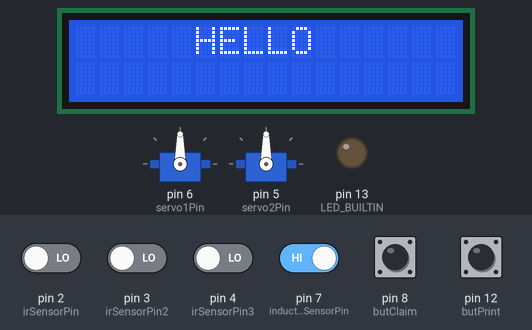
Bench run of a sketch on a simulated Arduino Uno, built with avr-gcc and run on an emulated ATmega328P. Parts: 2 × servo, 16×2 character LCD, output pins drawn as LEDs (lit = HIGH). The inputs (shaded band) are chosen by the test bench; at power-on: pin 7 (inductiveSensorPin) HIGH, pin 2 (irSensorPin), pin 3 (irSensorPin2), pin 4 (irSensorPin3), pin 8 (butClaim), pin 12 (butPrint) LOW. What the sketch prints to the serial monitor is not drawn.

Above: at 0.1 s.
At 13.9 s:
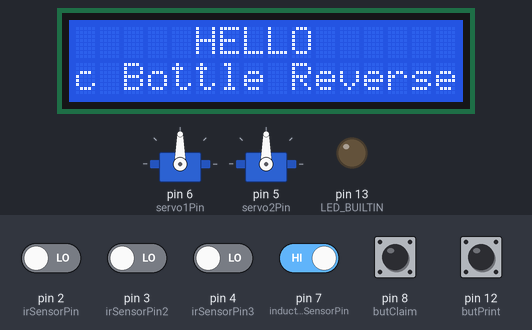
At 27.5 s:
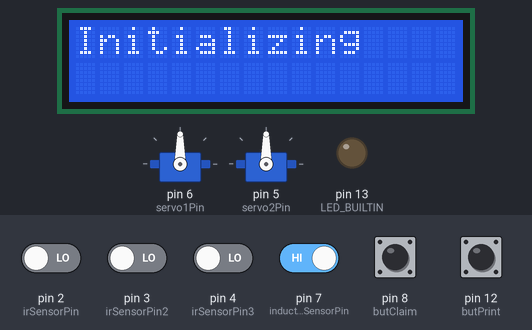
At 30.7 s:
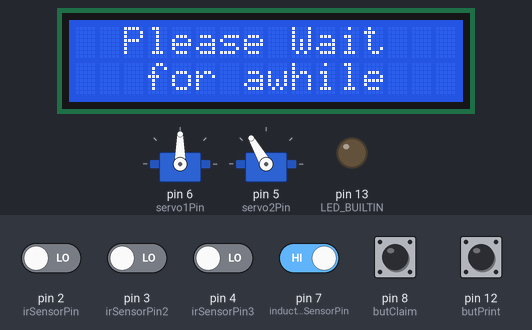
At 36.1 s:
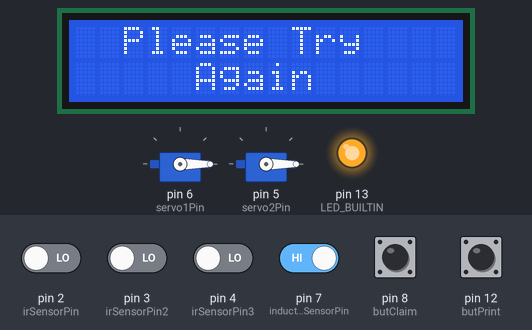
At 37.2 s:
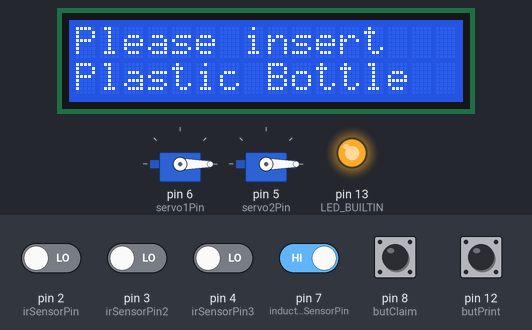
Timing chart, 0 to 38.7 s (numbered marks = the images above):
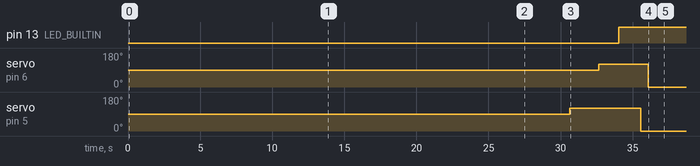

Measured:
- by itself, pin 13 (LED_BUILTIN): LOW → HIGH at 34.0 s
- by itself, servo on pin 6 (servo1Pin): 90° → 120° at 32.6 s, → 0° 3.4 s later
- by itself, servo on pin 5 (servo2Pin): 90° → 120° at 30.6 s, → 0° 4.9 s later
- what the display in image 1 shows lasts 0.4 s, from 13.8 s to 14.2 s
- what the display in image 2 shows lasts 1.0 s, from 27.4 s to 28.4 s
- what the display in image 3 shows lasts 5.7 s, from 28.4 s to 34.1 s

The sketch:

setup1_PBRVM.ino
```cpp
#include <SoftwareSerial.h> //library that can be used in thermal printer
#include <LiquidCrystal_I2C.h> // Library for I2C LCD
#include <Wire.h>  //Library that needed to read the wire connected on LCD
#include <Servo.h>  //Libary to run the servo motors

//this variable will be use to call the first servo
Servo servo1;
//this variable will be use to call the second servo
Servo servo2;

// Define the pins for the IR sensor for object detection
int irSensorPin = 2;
// Define the pins for the IR sensor for second value
int irSensorPin2 = 3;
// Define the pins for the IR sensor for third value
int irSensorPin3 = 4;

// Define a variable to count the number of detections
int detectionCount = 0;
// Set the value of every plastic inserted
float plasticValue = 0.0;

// Define the pins for capacitive proximity sensor
int inductiveSensorPin = 7;
//for opening the container
int servo1Pin = 6;
//for opening the return path
int servo2Pin = 5;

int butClaim = 8;

const int buzzerPin = 9;

SoftwareSerial mySerial(10, 11); // RX, TX of thermal printer

int butPrint = 12;

#define I2C_ADDR 0x27
// Set the number of columns and rows on the LCD
#define LCD_COLS 16
#define LCD_ROWS 2


// Initialize the LCD object with the I2C address and the number of columns and rows
LiquidCrystal_I2C lcd(I2C_ADDR, LCD_COLS, LCD_ROWS);

int totalColumns = 16;
int totalRows = 2;

String staticMessage = "     HELLO";
String scrollingMessage = "Welcome to Plastic Bottle Reverse Vending Machine";

void scrollMessage(int row, String message, int delayTime, int totalColumns) {
  for (int i=0; i < totalColumns; i++) {
    message = " " + message;
  }
  message = message + " ";
  for (int position = 0; position < message.length(); position++) {
    lcd.setCursor(0, row);
    lcd.print(message.substring(position, position + totalColumns));
    delay(400);
  }
}


void setup() {
  // Initialize the serial communication
  Serial.begin(9600);
  // Set the IR sensor pin as input
  pinMode(irSensorPin, INPUT);
  // Set the IR sensor pin as input
  pinMode(irSensorPin2, INPUT);
  // Set the IR sensor pin as input
  pinMode(irSensorPin3, INPUT);
  // Set the LED pin as output
  pinMode(LED_BUILTIN, OUTPUT);
  // Set the Capcitive pin as input component
  pinMode(inductiveSensorPin, INPUT_PULLUP);

  servo1.attach(servo1Pin); // Attach servo1 to pin

  servo2.attach(servo2Pin); // Attach servo2 to pin

  pinMode(butClaim, INPUT);

  pinMode(butPrint, INPUT);

  // Initialize the I2C interface
  Wire.begin();
  // Set up the LCD display
  lcd.init();
  // Turn on the backlight
  lcd.backlight();
  // Print a welcome message to the LCD
  lcd.setCursor(0, 0);
  lcd.print(staticMessage);
  scrollMessage(1, scrollingMessage, 250, totalColumns);
}


void loop() {

  // Read the IR and inductive sensor sensor value
  int irSensorValue = digitalRead(irSensorPin);
  int irSensorValue2 = digitalRead(irSensorPin2);
  int irSensorValue3 = digitalRead(irSensorPin3);
  int inductiveValue = digitalRead(inductiveSensorPin);

  int butClaimVal = digitalRead(butClaim);
  int butPrintVal = digitalRead(butPrint);

  // If the IR sensor detects an object
  if (irSensorValue == LOW) {

        lcd.clear();
        lcd.setCursor(0, 0);
        lcd.print("Initializing");
        delay(1000);

        lcd.clear();
        lcd.setCursor(2, 0);
        lcd.print("Please Wait");
        lcd.setCursor(3, 1);
        lcd.print("for awhile");
        delay(1500);

        if (inductiveValue == LOW) {
        // Increment the detection count
        detectionCount++;

            if (irSensorValue == LOW && irSensorValue2 == HIGH && irSensorValue3 == HIGH) {
              plasticValue+=0.12;
            }
            else if (irSensorValue == LOW && irSensorValue2 == LOW && irSensorValue3 == HIGH) {
              plasticValue+=0.20;
            }
            else if (irSensorValue == LOW && irSensorValue2 == LOW && irSensorValue3 == LOW) {
              plasticValue+=0.35;
            }
            else{
            }

        // move the servo to open the container
        delay(1000);

        lcd.clear();
        lcd.setCursor(0, 0);
        lcd.print("Accepted");

        digitalWrite(buzzerPin, HIGH);
        delay(300); // Sound the buzzer for 300 m.second
        digitalWrite(buzzerPin, LOW); // Turn off the buzzer
        digitalWrite(buzzerPin, HIGH);
        delay(300); // Sound the buzzer for 300 m.second
        digitalWrite(buzzerPin, LOW); // Turn off the buzzer

        servo1.write(120);
        delay(1500);

        digitalWrite(LED_BUILTIN, HIGH);

        // Print a message to the serial monitor
        Serial.print("Object Detected! Detection Count: ");
        Serial.println(detectionCount);
        Serial.print("Total Value: ");
        Serial.println(plasticValue);


        // display the records of plastic inserted and the value
        lcd.clear();
        lcd.setCursor(0, 0);
        lcd.print("Inserted: ");
        lcd.setCursor(12, 0);
        lcd.print(detectionCount);

        lcd.setCursor(0, 1);
        lcd.print("Total Point: ");
        lcd.setCursor(12, 1);
        lcd.print(plasticValue);
        delay(500);

        if (irSensorValue == HIGH){
           servo1.write(0);
           delay(1000);
        }
        else {

        }

        }


        else if (inductiveValue == HIGH) {
        // move the servo motors
        delay(700);
        servo2.write(120);
        delay(2000);
        servo1.write(120);

        digitalWrite(buzzerPin, HIGH);
        delay(700); // Sound the buzzer for 300 m.second
        digitalWrite(buzzerPin, LOW); // Turn off the buzzer
        digitalWrite(buzzerPin, HIGH);
        delay(700); // Sound the buzzer for 300 m.second
        digitalWrite(buzzerPin, LOW); // Turn off the buzzer

        digitalWrite(LED_BUILTIN, HIGH);
        // Print a message to the serial monitor
        Serial.print("Object not recognized as Plastic!");

        // display an invalid message on lCD
        lcd.clear();
        lcd.setCursor(5, 0);
        lcd.print("Error!");
        lcd.setCursor(5, 1);
        lcd.print("Invalid");
        delay(1500);

        servo2.write(0);
        delay(500);
        servo1.write(0);

        lcd.clear();
        lcd.setCursor(2, 0);
        lcd.print("Please Try");
        lcd.setCursor(5, 1);
        lcd.print("Again");

        delay(1000);
        lcd.clear();
        lcd.setCursor(0, 0);
        lcd.print("Please insert");
        lcd.setCursor(0, 1);
        lcd.print("Plastic Bottle");
        delay(500);
        }
        else {

        }

        if ( butClaimVal == HIGH) {
              delay(500);
              lcd.clear();
              lcd.setCursor(0, 0);
              lcd.print("Are you sure you");
              lcd.setCursor(0, 1);
              lcd.print("want to Donate?");
              delay(4000);

                // if the user click yes or danote the inserted plastic bottle
                if (butClaimVal == HIGH) {
                lcd.clear();
                lcd.setCursor(0, 0);
                lcd.print("Thank You");
                lcd.setCursor(0, 1);
                lcd.print("Very MUCH!!");
                delay(2000);
                plasticValue = 0;
                detectionCount = 0;

                return;
                }

                // if the user click no or does not want to donate the inserted plastic bottle
                else if (butPrintVal == HIGH) {
                lcd.clear();
                lcd.setCursor(0, 0);
                lcd.print("Inserted: ");
                lcd.setCursor(12, 0);
                lcd.print(detectionCount);

                lcd.setCursor(0, 1);
                lcd.print("Total Point: ");
                lcd.setCursor(12, 1);
                lcd.print(plasticValue);
                delay(2000);
                }

                else {

                }

            }

        //if the user want to print out his/her reward
        else if (butPrintVal == HIGH){
                delay(500);
                lcd.clear();
                lcd.setCursor(0, 0);
                lcd.print("Are you sure you");
                lcd.setCursor(0, 1);
                lcd.print("want to print?");
                delay(4000);

                // if the user click yes or wants to print his/her points
                if (butClaimVal == HIGH) {
                mySerial.println();
                mySerial.println("\x1B\x14");
                mySerial.println("  PBRVM");
                mySerial.println("__________");
                mySerial.println();
                mySerial.print("Inserted Bottle: ");
                mySerial.println(detectionCount);
                mySerial.println("Total point: ");
                mySerial.print(plasticValue);
                mySerial.println();
                mySerial.println();
                mySerial.println("Claim your reward in canteen");
                mySerial.println("Select a reward base on your total points");
                mySerial.println();
                mySerial.println("Have a Nice Day!");
                delay(2000);
                plasticValue = 0;
                detectionCount = 0;
                return;
                }

                // if the user click no or does not want to donate the inserted plastic bottle
                else if (butPrintVal == HIGH) {
                lcd.clear();
                lcd.setCursor(0, 0);
                lcd.print("Inserted: ");
                lcd.setCursor(12, 0);
                lcd.print(detectionCount);

                lcd.setCursor(0, 1);
                lcd.print("Total Point: ");
                lcd.setCursor(12, 1);
                lcd.print(plasticValue);
                delay(2000);
                }

                else{

                }

            }

  }
  else {
    // wala munang gagawin and system
    delay(3000);
    servo2.write(0);
    servo1.write(0);
    digitalWrite(LED_BUILTIN, LOW);
  }

  // Wait for a short period of time before checking the sensor again
  delay(500);
}
```
